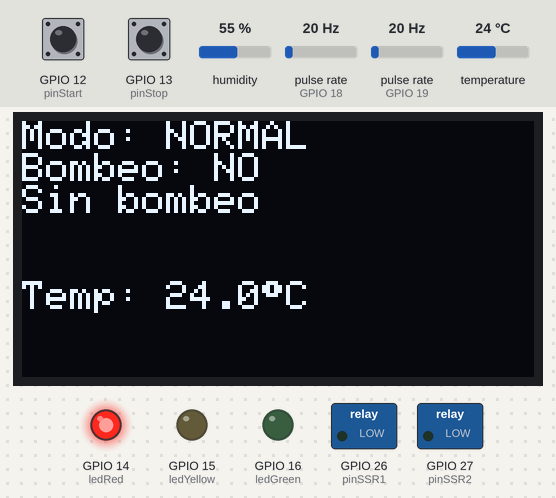
The sketch below on a simulated ESP32. Shown: 128×64 one-colour display, switched loads named in the sketch (green lamp = pin HIGH), output pins drawn as LEDs (lit = HIGH). Wiring (inferred from the names in the program): 2 × pulse sensor: data GPIO 18 / data GPIO 19. The inputs (shaded band) are chosen by the test bench; at power-on: GPIO 12 (pinStart) LOW, GPIO 13 (pinStop) LOW, pulse rate (sensors on GPIO 19, GPIO 18) 20 Hz, humidity 55 %, temperature 24 °C. What the sketch prints to the serial monitor is not drawn.

Above: at 1.7 s.
1.8 s: GPIO 12 (pinStart) pulled HIGH for 0.15 s
At 3.1 s:
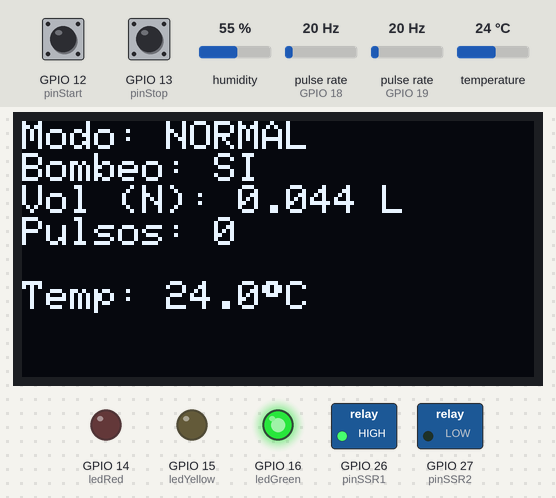
5.0 s: GPIO 13 (pinStop) pulled HIGH for 3.2 s
At 7.3 s:
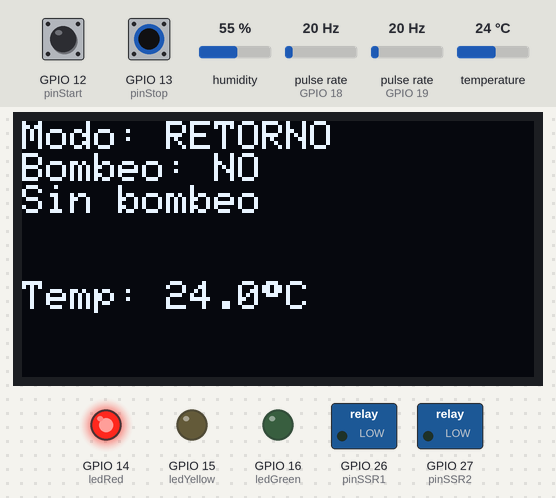
9.7 s: GPIO 12 (pinStart) pulled HIGH for 1 s
At 10.5 s:
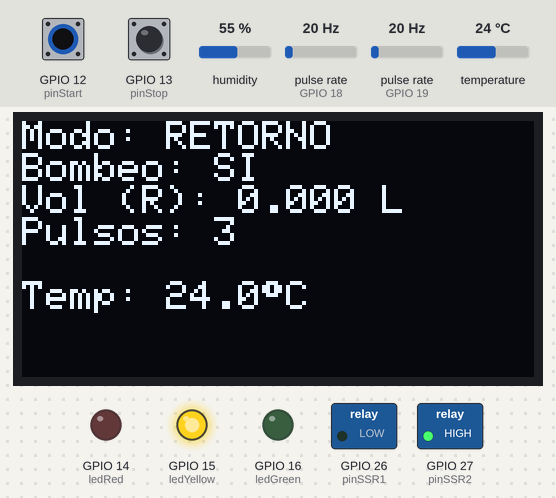
13.2 s: pulse rate (sensor on GPIO 19) set to 4 Hz
At 14.3 s:
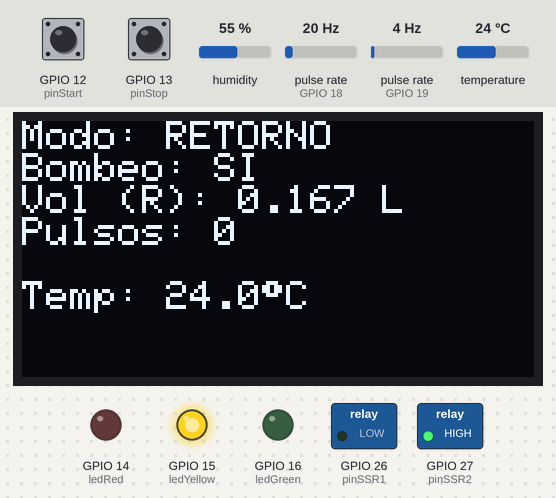
15.2 s: pulse rate (sensor on GPIO 19) set to 6 Hz
At 17.5 s:
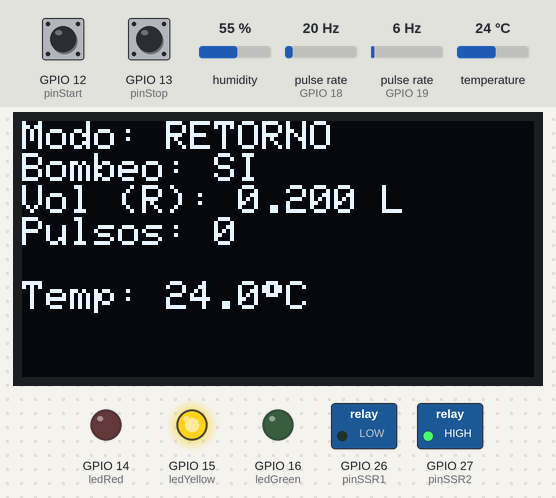
18.2 s: pulse rate (sensor on GPIO 19) set to 9 Hz
At 19.1 s:
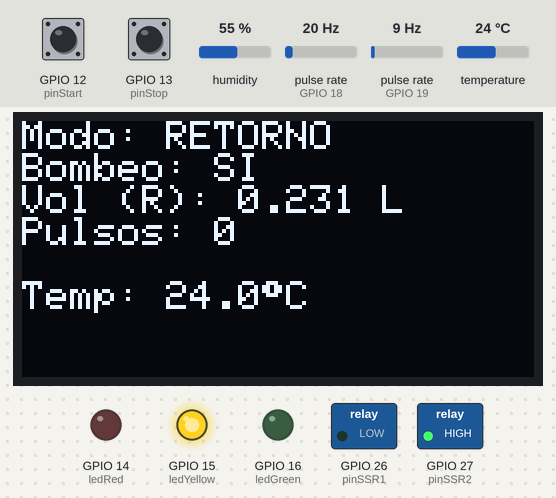
Timing chart, 0 to 24.3 s (numbered marks = the images above; inputs shaded):
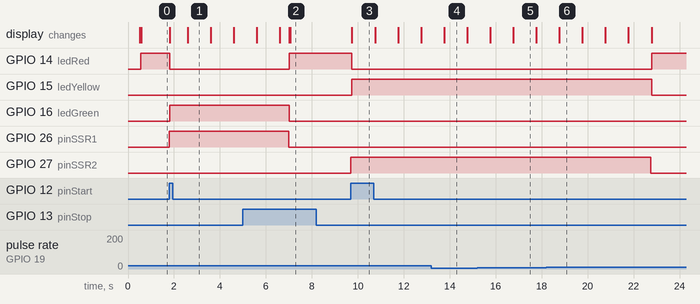

Measured:
- after the input at 1.8 s, GPIO 14 (ledRed): HIGH → LOW at once; GPIO 16 (ledGreen), GPIO 26 (pinSSR1): LOW → HIGH at once; the display: first changes at once (image 1 shows a later state)
- after the input at 5.0 s, GPIO 14 (ledRed): LOW → HIGH after 2.0 s instead of 3.6 s; GPIO 16 (ledGreen), GPIO 26 (pinSSR1): HIGH → LOW after 2.0 s instead of 3.6 s; the display: first differs from a run without the input after 2.1 s (image 2)
- after the input at 9.7 s, GPIO 14 (ledRed): HIGH → LOW at once; GPIO 15 (ledYellow), GPIO 27 (pinSSR2): LOW → HIGH at once; the display: changes at once (image 3)
- after the input at 18.2 s, GPIO 14 (ledRed): LOW → HIGH after 4.6 s instead of 6.6 s; GPIO 15 (ledYellow): HIGH → LOW after 4.6 s instead of 6.6 s; GPIO 27 (pinSSR2): HIGH → LOW after 4.5 s instead of 6.5 s
- what the display in image 1 shows lasts 1.0 s, from 2.6 s to 3.6 s

The sketch:

Caudalimetro_DHT22_Indicadores_OLED96.ino
```cpp
/*************************************************************
 * Ejemplo de Control de Bombeo con 2 Modos (NORMAL y RETORNO)
 * con 2 Bombas, 2 Caudalímetros, Sensor DHT22, Pantalla SSD1306 y
 * Semáforo (3 LEDs).
 *
 * Funcionalidad:
 * - El botón START (pin 12) inicia el bombeo en el modo actual:
 *     • Si el modo es NORMAL, se enciende la Bomba #1 (SSR en pin 26)
 *       y se utiliza el caudalímetro conectado al pin 18.
 *     • Si el modo es RETORNO, se enciende la Bomba #2 (SSR en pin 27)
 *       y se utiliza el caudalímetro conectado al pin 19.
 *   En ambos casos se reinicia el acumulador de volumen para la sesión.
 *
 * - El botón STOP (pin 13) tiene doble función:
 *     • Pulsación corta (<2 s): detiene la bomba activa.
 *     • Pulsación larga (≥2 s): detiene la bomba (si está en marcha)
 *       y cambia de modo (NORMAL <-> RETORNO).
 *
 * - Se mide el caudal con la fórmula:
 *       Litros/seg = (pulsos en 1 s) / 450
 *   y se acumula el volumen. Cuando alcanza 0.3 L, se apaga la bomba.
 *
 * - La pantalla SSD1306 muestra:
 *     • El modo actual.
 *     • El estado de bombeo (SI/NO).
 *     • El volumen acumulado y los pulsos (según el sensor activo).
 *     • La temperatura leída del DHT22.
 *
 * - El semáforo de LEDs indica:
 *     • LED ROJO (pin 14): sistema PARADO (sin bombeo).
 *     • LED VERDE (pin 16): bombeo en modo NORMAL.
 *     • LED AMARILLO (pin 15): bombeo en modo RETORNO.
 *
 * Conexiones (ESP32 ejemplo):
 *   - Botón START: pin 12 (con resistencia pull-down externa).
 *   - Botón STOP:  pin 13 (con resistencia pull-down externa).
 *   - Bomba NORMAL (SSR1): pin 26.
 *   - Bomba RETORNO (SSR2): pin 27.
 *   - Caudalímetro 1: pin 18.
 *   - Caudalímetro 2: pin 19.
 *   - Pantalla SSD1306: I2C (SDA=21, SCL=22).
 *   - Sensor DHT22: pin 4.
 *   - LED rojo: pin 14, LED amarillo: pin 15, LED verde: pin 16.
 *************************************************************/

#include <Wire.h>
#include <Adafruit_GFX.h>
#include <Adafruit_SSD1306.h>
#include <DHT.h>

// ======================
// CONFIGURACIÓN DE LA PANTALLA SSD1306
// ======================
#define SCREEN_WIDTH 128   // Ancho de la pantalla en píxeles
#define SCREEN_HEIGHT 64   // Alto de la pantalla en píxeles
#define OLED_RESET    -1   // Pin de reset (no usado en este ejemplo)
Adafruit_SSD1306 display(SCREEN_WIDTH, SCREEN_HEIGHT, &Wire, OLED_RESET);

// ======================
// CONFIGURACIÓN DEL SENSOR DHT22
// ======================
#define DHTPIN 4           // Pin digital conectado al DHT22
#define DHTTYPE DHT22      // Definición del tipo de sensor
DHT dht(DHTPIN, DHTTYPE);   // Objeto DHT

// ======================
// PINS DE BOTONES (con resistencias pull-down externas)
// ======================
const int pinStart = 12;   // Botón START (Marcha)
const int pinStop  = 13;   // Botón STOP (Paro) con función de pulsación larga

// ======================
// PINS DE SSR/BOMBAS
// ======================
const int pinSSR1 = 26;    // SSR que controla la Bomba #1 (modo NORMAL)
const int pinSSR2 = 27;    // SSR que controla la Bomba #2 (modo RETORNO)

// ======================
// PINS DE CAUDALÍMETROS
// ======================
const int pinFlowSensor1 = 18;  // Caudalímetro para Bomba #1 (modo NORMAL)
const int pinFlowSensor2 = 19;  // Caudalímetro para Bomba #2 (modo RETORNO)

// ======================
// VARIABLES DE CAUDALÍMETROS
// ======================
volatile int flow_frequency_1 = 0;  // Contador de pulsos (1 s) para caudalímetro 1
volatile int flow_frequency_2 = 0;  // Contador de pulsos (1 s) para caudalímetro 2

// ======================
// ACUMULADORES DE VOLUMEN (en litros)
// Se reinician al iniciar cada sesión de bombeo
// ======================
float volumenNormal  = 0.0;   // Volumen acumulado para el modo NORMAL
float volumenRetorno = 0.0;   // Volumen acumulado para el modo RETORNO

// ======================
// CONTROL DE TIEMPO (para mediciones cada 1 s)
// ======================
unsigned long prevTime = 0;   // Guarda el tiempo de la última medición

// ======================
// MÁQUINA DE ESTADOS DE BOMBEO
// ======================
enum ModoBombeo {
  BOMBEO_NORMAL,   // Modo de bombeo normal (Bomba #1, caudalímetro 1)
  BOMBEO_RETORNO   // Modo de bombeo retorno (Bomba #2, caudalímetro 2)
};
ModoBombeo modoActual = BOMBEO_NORMAL;  // Empieza en modo NORMAL
bool enBombeo         = false;           // Indica si la bomba está encendida

// ======================
// VOLUMEN OBJETIVO (en litros)
// Cuando se acumulan 0.3 L, se detiene la bomba
// ======================
const float VOLUMEN_OBJETIVO = 0.3;

// ======================
// CONFIGURACIÓN DEL BOTÓN STOP CON PULSACIÓN LARGA
// ======================
bool stopWasPressed = false;           // Bandera para detectar pulsación en STOP
bool longPressAction = false;          // Para evitar ejecutar la acción varias veces
unsigned long stopPressStartTime = 0;  // Momento en que se pulsó STOP
const unsigned long LONG_PRESS_TIME = 2000; // Tiempo requerido para pulsación larga (2 s)

// ======================
// PINS PARA EL SEMÁFORO (LEDs)
// ======================
const int ledRed = 14;     // LED ROJO: indica PARO
const int ledYellow = 15;  // LED AMARILLO: modo RETORNO (bombeo)
const int ledGreen = 16;   // LED VERDE: modo NORMAL (bombeo)

// --------------------------------------------------------------------------
// INTERRUPCIONES PARA CONTAR LOS PULSOS DE LOS CAUDALÍMETROS
// --------------------------------------------------------------------------
void IRAM_ATTR conteoFlujo1() {
  flow_frequency_1++;   // Cada pulso en el sensor 1 se cuenta
}

void IRAM_ATTR conteoFlujo2() {
  flow_frequency_2++;   // Cada pulso en el sensor 2 se cuenta
}

// --------------------------------------------------------------------------
// FUNCIÓN updateDisplay()
// Se encarga de actualizar la pantalla SSD1306 con la información actual.
// Muestra el modo, el estado (bombeo o no), el volumen acumulado, los pulsos
// del sensor activo y la temperatura medida por el DHT22.
// Se usa un tamaño uniforme (setTextSize(1)) para que la información quepa.
// --------------------------------------------------------------------------
void updateDisplay() {
  display.clearDisplay();         // Borra la pantalla
  display.setTextSize(1);           // Tamaño de texto 1 (pequeño)
  display.setTextColor(SSD1306_WHITE);
  display.setCursor(0, 0);

  // Mostrar el modo actual
  display.print("Modo: ");
  if (modoActual == BOMBEO_NORMAL)
    display.println("NORMAL");
  else
    display.println("RETORNO");

  // Mostrar si se está bombeando
  display.print("Bombeo: ");
  display.println(enBombeo ? "SI" : "NO");

  // Mostrar datos del caudal y volumen (según modo activo)
  display.setCursor(0, 16);
  if (enBombeo) {
    if (modoActual == BOMBEO_NORMAL) {
      display.print("Vol (N): ");
      display.print(volumenNormal, 3);
      display.println(" L");
      display.print("Pulsos: ");
      display.println(flow_frequency_1);
    } else {
      display.print("Vol (R): ");
      display.print(volumenRetorno, 3);
      display.println(" L");
      display.print("Pulsos: ");
      display.println(flow_frequency_2);
    }
  } else {
    display.println("Sin bombeo");
  }

  // Mostrar la temperatura (DHT22)
  float t = dht.readTemperature();
  display.setCursor(0, 40);
  display.print("Temp: ");
  if (isnan(t)) {
    display.println("Err");
  } else {
    display.print(t, 1);
    display.print((char)247); // Símbolo de grado
    display.println("C");
  }

  display.display();  // Actualiza la pantalla
}

// --------------------------------------------------------------------------
// FUNCIÓN updateLEDs()
// Actualiza el estado del semáforo de LEDs según el estado del sistema.
// - Si no se está bombeando, se enciende el LED ROJO.
// - Si se está bombeando en modo NORMAL, se enciende el LED VERDE.
// - Si se está bombeando en modo RETORNO, se enciende el LED AMARILLO.
// --------------------------------------------------------------------------
void updateLEDs() {
  if (!enBombeo) {
    // Sistema parado: encender LED rojo, apagar los demás
    digitalWrite(ledRed, HIGH);
    digitalWrite(ledYellow, LOW);
    digitalWrite(ledGreen, LOW);
  } else {
    // Durante bombeo, según el modo activo:
    if (modoActual == BOMBEO_NORMAL) {
      digitalWrite(ledRed, LOW);
      digitalWrite(ledYellow, LOW);
      digitalWrite(ledGreen, HIGH);
    } else {  // Modo RETORNO
      digitalWrite(ledRed, LOW);
      digitalWrite(ledYellow, HIGH);
      digitalWrite(ledGreen, LOW);
    }
  }
}

// --------------------------------------------------------------------------
// FUNCIÓN cambiarModo()
// Esta función se invoca cuando se realiza una pulsación larga en el botón STOP.
// Si hay una bomba en marcha, se detiene inmediatamente (para evitar que quede encendida).
// Luego se cambia el modo (NORMAL <-> RETORNO) y se actualiza el estado.
// --------------------------------------------------------------------------
void cambiarModo() {
  // Si se está bombeando, detener la bomba activa
  if (enBombeo) {
    if (modoActual == BOMBEO_NORMAL) {
      digitalWrite(pinSSR1, LOW);
      Serial.println("[LONG PRESS] Se detuvo Bomba #1 (NORMAL) para cambio de modo.");
    } else {
      digitalWrite(pinSSR2, LOW);
      Serial.println("[LONG PRESS] Se detuvo Bomba #2 (RETORNO) para cambio de modo.");
    }
    enBombeo = false;
    updateDisplay();
    updateLEDs();
  }

  // Cambiar el modo de bombeo
  if (modoActual == BOMBEO_NORMAL) {
    modoActual = BOMBEO_RETORNO;
    Serial.println("[LONG PRESS] Modo cambiado a BOMBEO_RETORNO");
  } else {
    modoActual = BOMBEO_NORMAL;
    Serial.println("[LONG PRESS] Modo cambiado a BOMBEO_NORMAL");
  }
}

// --------------------------------------------------------------------------
// setup()
// Se configuran todas las conexiones, se inician los dispositivos y se
// muestran los mensajes iniciales en la consola y en la pantalla.
// --------------------------------------------------------------------------
void setup() {
  Serial.begin(115200);
  delay(500);
  Serial.println("\n=== SISTEMA DOS MODO DE BOMBEO + STOP LARGO + DHT22 + SEMAFORO ===");

  // Inicializar la pantalla SSD1306 (I2C, pines SDA=21 y SCL=22 por defecto)
  if (!display.begin(SSD1306_SWITCHCAPVCC, 0x3C)) {
    Serial.println("Error al iniciar SSD1306");
    for(;;);  // Detener si falla la pantalla
  }
  display.clearDisplay();
  display.setTextSize(1);
  display.setTextColor(SSD1306_WHITE);
  display.setCursor(0,0);
  display.println("Iniciando...");
  display.display();

  // Inicializar el sensor DHT22
  dht.begin();

  // Configurar los botones (se asume que tienen resistencias pull-down externas)
  pinMode(pinStart, INPUT);
  pinMode(pinStop, INPUT);

  // Configurar los SSR (bombas) y apagarlos al inicio
  pinMode(pinSSR1, OUTPUT);
  pinMode(pinSSR2, OUTPUT);
  digitalWrite(pinSSR1, LOW);
  digitalWrite(pinSSR2, LOW);

  // Configurar los caudalímetros y asignar interrupciones
  pinMode(pinFlowSensor1, INPUT_PULLUP);
  attachInterrupt(digitalPinToInterrupt(pinFlowSensor1), conteoFlujo1, RISING);
  pinMode(pinFlowSensor2, INPUT_PULLUP);
  attachInterrupt(digitalPinToInterrupt(pinFlowSensor2), conteoFlujo2, RISING);

  // Configurar el semáforo (LEDs)
  pinMode(ledRed, OUTPUT);
  pinMode(ledYellow, OUTPUT);
  pinMode(ledGreen, OUTPUT);
  // Estado inicial: sistema parado, encender LED rojo
  digitalWrite(ledRed, HIGH);
  digitalWrite(ledYellow, LOW);
  digitalWrite(ledGreen, LOW);

  // Inicializar las variables de tiempo y estado
  modoActual = BOMBEO_NORMAL;
  enBombeo   = false;
  prevTime   = millis();

  Serial.println("Modo inicial: BOMBEO_NORMAL. Esperando interacciones...");
  updateDisplay();
  updateLEDs();
}

// --------------------------------------------------------------------------
// loop()
// Se ejecuta continuamente y se encarga de:
// - Leer los botones START y STOP.
// - Controlar la pulsación corta y larga del botón STOP.
// - Realizar la medición de caudal cada 1 s y actualizar el volumen.
// - Actualizar la pantalla y los LEDs con la información actual.
// --------------------------------------------------------------------------
void loop() {
  // -------------------------------
  // LÓGICA BOTÓN START (MARCHA)
  // -------------------------------
  if (digitalRead(pinStart) == HIGH) {
    // Solo inicia el bombeo si no hay una bomba encendida
    if (!enBombeo) {
      if (modoActual == BOMBEO_NORMAL) {
        // Reiniciar el acumulador para el modo NORMAL y encender Bomba #1
        volumenNormal = 0.0;
        digitalWrite(pinSSR1, HIGH);
        Serial.println("[START] BOMBEO_NORMAL: Bomba #1 encendida. Volumen reiniciado a 0 L.");
      } else {
        // Reiniciar el acumulador para el modo RETORNO y encender Bomba #2
        volumenRetorno = 0.0;
        digitalWrite(pinSSR2, HIGH);
        Serial.println("[START] BOMBEO_RETORNO: Bomba #2 encendida. Volumen reiniciado a 0 L.");
      }
      enBombeo = true;
      updateDisplay();
      updateLEDs();
    }
    delay(200);  // Anti-rebote
  }

  // -------------------------------
  // LÓGICA BOTÓN STOP (PARO) – con pulsación larga
  // -------------------------------
  bool stopButtonState = (digitalRead(pinStop) == HIGH);
  if (stopButtonState && !stopWasPressed) {
    // Se detecta el flanco ascendente del botón STOP
    stopWasPressed = true;
    longPressAction = false;
    stopPressStartTime = millis();
  }
  else if (!stopButtonState && stopWasPressed) {
    // Al soltar el botón STOP, se calcula el tiempo de pulsación
    unsigned long pressDuration = millis() - stopPressStartTime;
    if (!longPressAction && pressDuration < LONG_PRESS_TIME) {
      // Pulsación corta: detener la bomba activa
      if (enBombeo) {
        if (modoActual == BOMBEO_NORMAL) {
          digitalWrite(pinSSR1, LOW);
          Serial.println("[STOP corto] Bomba #1 (NORMAL) detenida.");
        } else {
          digitalWrite(pinSSR2, LOW);
          Serial.println("[STOP corto] Bomba #2 (RETORNO) detenida.");
        }
        enBombeo = false;
        updateDisplay();
        updateLEDs();
      } else {
        Serial.println("[STOP corto] No hay bomba encendida.");
      }
    }
    stopWasPressed = false;  // Resetea el estado del botón STOP
  }
  // Si se mantiene pulsado STOP, y supera 2 s, se cambia de modo
  if (stopWasPressed && !longPressAction) {
    unsigned long pressDuration = millis() - stopPressStartTime;
    if (pressDuration >= LONG_PRESS_TIME) {
      longPressAction = true;
      cambiarModo();
      updateDisplay();
      updateLEDs();
    }
  }

  // -------------------------------
  // MEDICIÓN DE CAUDAL CADA 1 SEGUNDO
  // -------------------------------
  unsigned long currentTime = millis();
  if (currentTime - prevTime >= 1000) {
    prevTime = currentTime;
    // Para el modo NORMAL y si se está bombeando
    if (modoActual == BOMBEO_NORMAL && enBombeo) {
      float litrosSeg = flow_frequency_1 / 450.0;  // Conversión: L/s = pulsos/450
      volumenNormal += litrosSeg;  // Se acumula el volumen
      Serial.println("-----------------------------------");
      Serial.print  ("[NORMAL] Pulsos (1s): ");
      Serial.print  (flow_frequency_1);
      Serial.println(" Hz");
      Serial.print  ("          Litros en este segundo: ");
      Serial.print  (litrosSeg, 3);
      Serial.println(" L");
      Serial.print  ("          Volumen acumulado: ");
      Serial.print  (volumenNormal, 3);
      Serial.println(" L");
      Serial.println("-----------------------------------");
      flow_frequency_1 = 0;  // Reinicia el contador
      // Si se alcanza el volumen objetivo (0.3 L), se detiene la bomba
      if (volumenNormal >= VOLUMEN_OBJETIVO) {
        digitalWrite(pinSSR1, LOW);
        enBombeo = false;
        Serial.println("[INFO] BOMBEO_NORMAL: 0.3 L alcanzados. Bomba #1 detenida.");
        Serial.print("Volumen final = ");
        Serial.print(volumenNormal, 3);
        Serial.println(" L");
        updateDisplay();
        updateLEDs();
      }
    }
    // Para el modo RETORNO y si se está bombeando
    else if (modoActual == BOMBEO_RETORNO && enBombeo) {
      float litrosSeg = flow_frequency_2 / 450.0;
      volumenRetorno += litrosSeg;
      Serial.println("===================================");
      Serial.print  ("[RETORNO] Pulsos (1s): ");
      Serial.print  (flow_frequency_2);
      Serial.println(" Hz");
      Serial.print  ("           Litros en este segundo: ");
      Serial.print  (litrosSeg, 3);
      Serial.println(" L");
      Serial.print  ("           Volumen acumulado: ");
      Serial.print  (volumenRetorno, 3);
      Serial.println(" L");
      Serial.println("===================================");
      flow_frequency_2 = 0;
      if (volumenRetorno >= VOLUMEN_OBJETIVO) {
        digitalWrite(pinSSR2, LOW);
        enBombeo = false;
        Serial.println("[INFO] BOMBEO_RETORNO: 0.3 L alcanzados. Bomba #2 detenida.");
        Serial.print("Volumen final = ");
        Serial.print(volumenRetorno, 3);
        Serial.println(" L");
        updateDisplay();
        updateLEDs();
      }
    }
    else {
      // Si no se está bombeando, se reinician ambos contadores
      flow_frequency_1 = 0;
      flow_frequency_2 = 0;
    }
    updateDisplay();
    updateLEDs();
  }
}
```
